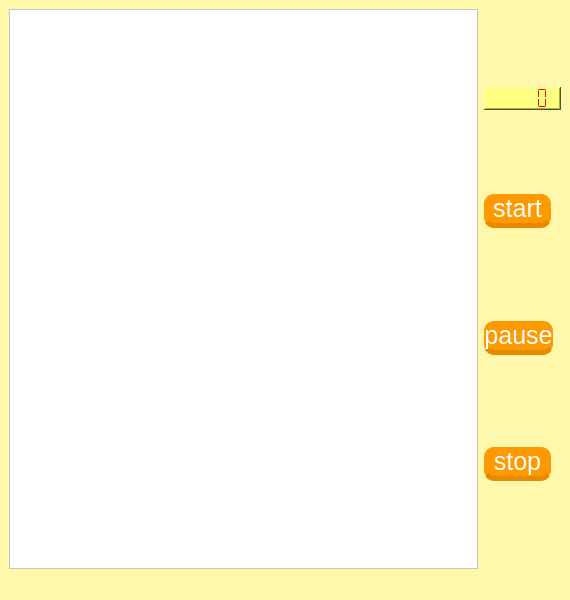
<?xml version="1.0" encoding="UTF-8"?>
<ui version="4.0">
 <class>MainWindow</class>
 <widget class="QMainWindow" name="MainWindow">
  <property name="geometry">
   <rect>
    <x>0</x>
    <y>0</y>
    <width>570</width>
    <height>600</height>
   </rect>
  </property>
  <property name="acceptDrops">
   <bool>false</bool>
  </property>
  <property name="windowTitle">
   <string notr="true">GOPHER GAME</string>
  </property>
  <property name="windowIcon">
   <iconset resource="image.qrc">
    <normaloff>:/new/prefix2/pic/77.png</normaloff>:/new/prefix2/pic/77.png</iconset>
  </property>
  <property name="windowOpacity">
   <double>1.000000000000000</double>
  </property>
  <property name="toolTipDuration">
   <number>-1</number>
  </property>
  <property name="autoFillBackground">
   <bool>false</bool>
  </property>
  <property name="styleSheet">
   <string notr="true">background-color: rgb(255, 248, 171);</string>
  </property>
  <widget class="QWidget" name="centralwidget">
   <layout class="QHBoxLayout" name="horizontalLayout">
    <item>
     <widget class="QGraphicsView" name="graphicsView">
      <property name="styleSheet">
       <string notr="true">background-color: rgb(255, 255, 255);</string>
      </property>
     </widget>
    </item>
    <item>
     <layout class="QVBoxLayout" name="verticalLayout">
      <item>
       <spacer name="verticalSpacer_5">
        <property name="orientation">
         <enum>Qt::Vertical</enum>
        </property>
        <property name="sizeHint" stdset="0">
         <size>
          <width>20</width>
          <height>40</height>
         </size>
        </property>
       </spacer>
      </item>
      <item>
       <widget class="QLCDNumber" name="lcdNumber">
        <property name="styleSheet">
         <string notr="true">color: rgb(255, 0, 0);
background-color: rgb(255, 255, 127);</string>
        </property>
        <property name="frameShape">
         <enum>QFrame::WinPanel</enum>
        </property>
        <property name="segmentStyle">
         <enum>QLCDNumber::Flat</enum>
        </property>
        <property name="intValue" stdset="0">
         <number>0</number>
        </property>
       </widget>
      </item>
      <item>
       <spacer name="verticalSpacer">
        <property name="orientation">
         <enum>Qt::Vertical</enum>
        </property>
        <property name="sizeHint" stdset="0">
         <size>
          <width>20</width>
          <height>40</height>
         </size>
        </property>
       </spacer>
      </item>
      <item>
       <widget class="QPushButton" name="pushButton_start">
        <property name="styleSheet">
         <string notr="true">QPushButton
{
	position: relative;
	margin: 0px 10px 10px 0px;
	border-radius: 10px;
	font-family: 'Pacifico', cursive;
	font-size: 25px;
	color: #FFF;
	background-color: #ff9900;
	border-bottom: 5px solid #e68a00;
	text-shadow: 0px -2px #e68a00;
}

QPushButton:pressed
{
	transform: translate(0px,5px);
	border-bottom: 1px solid #e68a00;
}</string>
        </property>
        <property name="text">
         <string>start</string>
        </property>
       </widget>
      </item>
      <item>
       <spacer name="verticalSpacer_2">
        <property name="orientation">
         <enum>Qt::Vertical</enum>
        </property>
        <property name="sizeHint" stdset="0">
         <size>
          <width>20</width>
          <height>40</height>
         </size>
        </property>
       </spacer>
      </item>
      <item>
       <widget class="QPushButton" name="pushButton_pause">
        <property name="styleSheet">
         <string notr="true">QPushButton
{
	position: relative;
	margin: 0px 8px 8px 0px;
	border-radius: 10px;
	font-family: 'Pacifico', cursive;
	font-size: 25px;
	color: #FFF;
	background-color: #ff9900;
	border-bottom: 5px solid #e68a00;
	text-shadow: 0px -2px #e68a00;
}

QPushButton:pressed
{
	transform: translate(0px,5px);
	border-bottom: 1px solid #e68a00;
}</string>
        </property>
        <property name="text">
         <string>pause</string>
        </property>
       </widget>
      </item>
      <item>
       <spacer name="verticalSpacer_3">
        <property name="orientation">
         <enum>Qt::Vertical</enum>
        </property>
        <property name="sizeHint" stdset="0">
         <size>
          <width>20</width>
          <height>40</height>
         </size>
        </property>
       </spacer>
      </item>
      <item>
       <widget class="QPushButton" name="pushButton_stop">
        <property name="styleSheet">
         <string notr="true">QPushButton
{
	position: relative;
	margin: 0px 10px 10px 0px;
	border-radius: 10px;
	font-family: 'Pacifico', cursive;
	font-size: 25px;
	color: #FFF;
	background-color: #ff9900;
	border-bottom: 5px solid #e68a00;
	text-shadow: 0px -2px #e68a00;
}

QPushButton:pressed
{
	transform: translate(0px,5px);
	border-bottom: 1px solid #e68a00;
}</string>
        </property>
        <property name="text">
         <string>stop</string>
        </property>
       </widget>
      </item>
      <item>
       <spacer name="verticalSpacer_4">
        <property name="orientation">
         <enum>Qt::Vertical</enum>
        </property>
        <property name="sizeHint" stdset="0">
         <size>
          <width>20</width>
          <height>40</height>
         </size>
        </property>
       </spacer>
      </item>
     </layout>
    </item>
   </layout>
  </widget>
  <widget class="QMenuBar" name="menubar">
   <property name="geometry">
    <rect>
     <x>0</x>
     <y>0</y>
     <width>570</width>
     <height>22</height>
    </rect>
   </property>
  </widget>
  <widget class="QStatusBar" name="statusbar"/>
 </widget>
 <resources>
  <include location="image.qrc"/>
 </resources>
 <connections/>
</ui>
